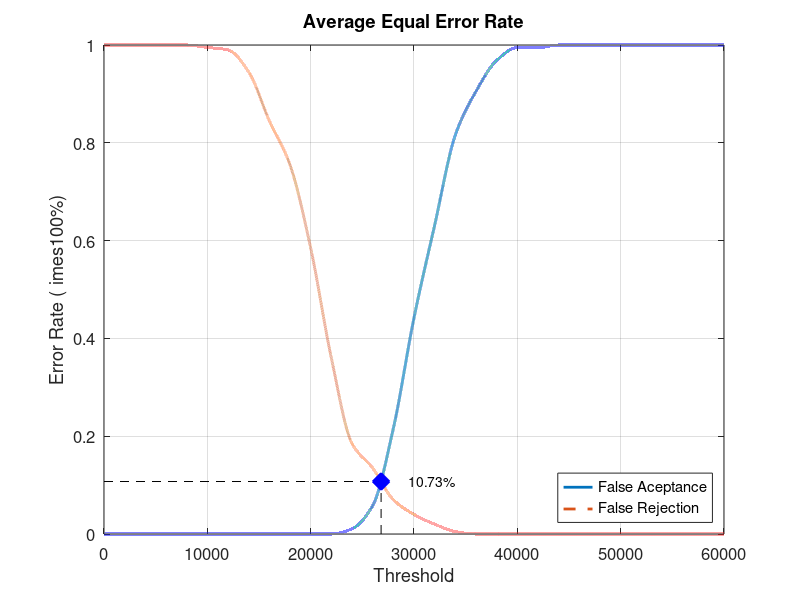
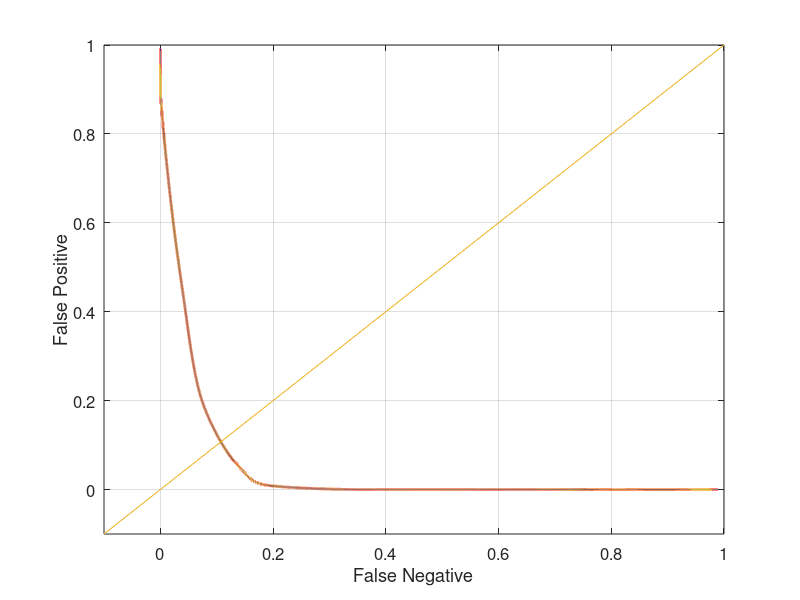

The MATLAB script that drew these images, in order:
close all;
clear;
clc;
x = 0:2000:60000;
xq = 0:0.5:60000;

y0 = [0 0 0 0 0 0 0 0 0 0 0 0 0.0105263 0.0578947 0.215789 0.442105 0.631579 0.815789 0.905263 0.968421 0.994737 0.994737 1 1 1 1 1 1 1 1 1]
yy0 = interp1(x, y0, xq, 'pchip');
y1 = [1 1 1 1 1 0.995 0.99 0.945 0.845 0.755 0.585 0.36 0.185 0.135 0.07 0.04 0.02 0.005 0 0 0 0 0 0 0 0 0 0 0 0 0]
yy1 = interp1(x, y1, xq, 'pchip');

% Calculating EER: 
y2 = abs(y0 - y1);
find(y2 == min(y2))
yy2 = abs(yy0 - yy1);
xEER = find(yy2 == min(yy2));
xEERIndex = xq(xEER) % X-axis EER
yEER = yy0(xEER) % Y-axis EER

main = figure
plot(xq, yy0,'-','LineWidth', 2);	hold on
plot(xq, yy1,'--','LineWidth', 2);	hold on
plot([xEERIndex xEERIndex], [0 yEER], 'k--');	hold on
plot([0 xEERIndex], [yEER yEER], 'k--');	hold on
plot(xEERIndex, yEER, 'bx', 'LineWidth', 10);	hold on
text(xEERIndex + 10 * xEERIndex / 100, yEER, [num2str(round((10000 * yEER)) / 100) '%'])
legend('False Aceptance', 'False Rejection', 'Location', 'SouthEast')
xlabel('Threshold')
ylabel('Error Rate (	imes100%)')
title('Average Equal Error Rate')
set(gca, 'FontSize', 12)
axis([0 60000 0 1])
grid on

print(main, 'Database2_2Main', '-dpng');
FNRxFPR = figure('Color', [1 1 1]);
plot(yy1, yy0, '-', yy1, yy0, 'LineWidth', 2);
hold on
y = -0.1:0.1:1
plot(y, y); 
set(gca, 'FontSize', 12)
xlabel('False Negative')
ylabel('False Positive')
axis([-0.1 1 -0.1 1])
set(gca, 'FontSize', 12)
grid on

print(FNRxFPR, 'Database2_2FNRxFPR','-dpng');
